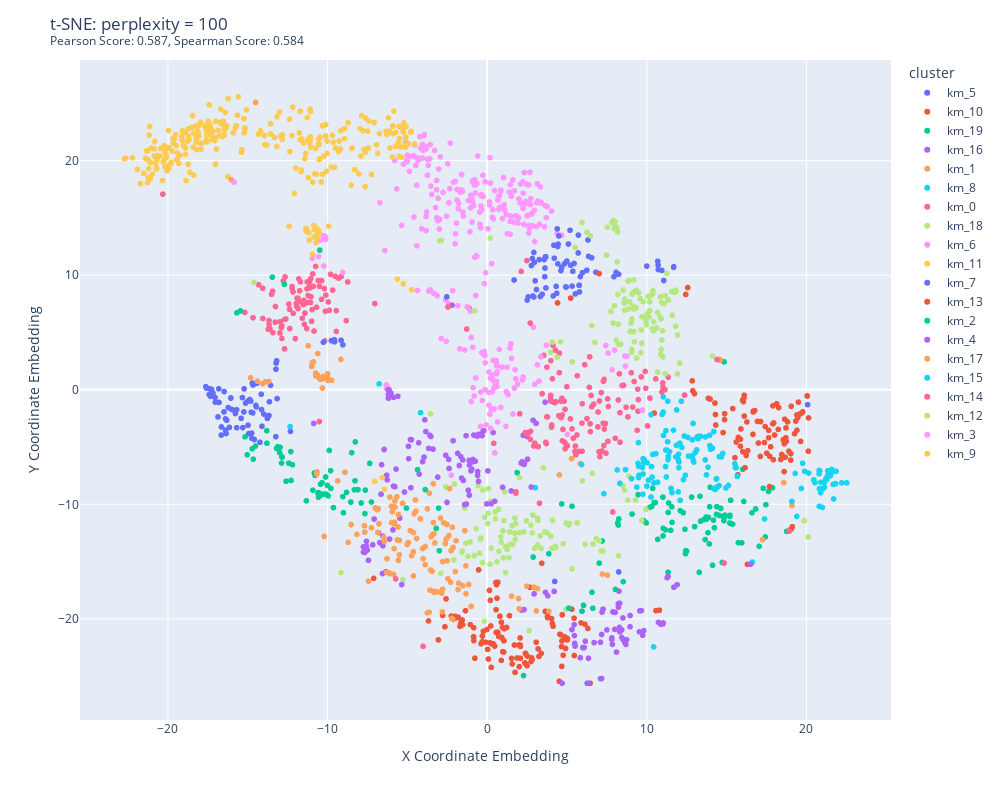

This figure's notebook cell:
### Code cell
perplexity = 100
title = f"t-SNE: perplexity = {perplexity}"
filename = os.path.join(output_directory, title + ".html")
feature_ids = extract_feature_ids_from_spectra(pipeline.spectra_matchms)
class_assignments = [str(cluster) for cluster in  pipeline.kmedoid_grid[3].cluster_assignments] # iloc3 --> k = 20
visualized_classes = select_random_subset_of_classes(class_assignments, 20)
figure = generate_tsne_variant(distances, perplexity, feature_ids, visualized_classes,  title)
figure.show()
figure.write_html(filename)
figure.write_image(os.path.join(output_directory, title + ".svg"), width = "1000", height="800")
